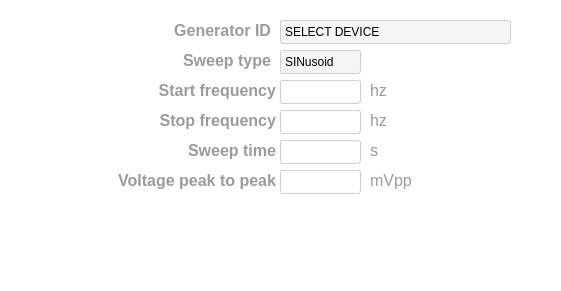
       <widget class="QWidget" name="widget_gen" native="true">
        <property name="geometry">
         <rect>
          <x>0</x>
          <y>170</y>
          <width>561</width>
          <height>291</height>
         </rect>
        </property>
        <property name="palette">
         <palette>
          <active>
           <colorrole role="WindowText">
            <brush brushstyle="SolidPattern">
             <color alpha="255">
              <red>0</red>
              <green>0</green>
              <blue>0</blue>
             </color>
            </brush>
           </colorrole>
           <colorrole role="Button">
            <brush brushstyle="SolidPattern">
             <color alpha="0">
              <red>255</red>
              <green>255</green>
              <blue>255</blue>
             </color>
            </brush>
           </colorrole>
           <colorrole role="Light">
            <brush brushstyle="SolidPattern">
             <color alpha="255">
              <red>255</red>
              <green>255</green>
              <blue>255</blue>
             </color>
            </brush>
           </colorrole>
           <colorrole role="Midlight">
            <brush brushstyle="SolidPattern">
             <color alpha="255">
              <red>255</red>
              <green>255</green>
              <blue>255</blue>
             </color>
            </brush>
           </colorrole>
           <colorrole role="Dark">
            <brush brushstyle="SolidPattern">
             <color alpha="255">
              <red>127</red>
              <green>127</green>
              <blue>127</blue>
             </color>
            </brush>
           </colorrole>
           <colorrole role="Mid">
            <brush brushstyle="SolidPattern">
             <color alpha="255">
              <red>170</red>
              <green>170</green>
              <blue>170</blue>
             </color>
            </brush>
           </colorrole>
           <colorrole role="Text">
            <brush brushstyle="SolidPattern">
             <color alpha="255">
              <red>0</red>
              <green>0</green>
              <blue>0</blue>
             </color>
            </brush>
           </colorrole>
           <colorrole role="BrightText">
            <brush brushstyle="SolidPattern">
             <color alpha="255">
              <red>255</red>
              <green>255</green>
              <blue>255</blue>
             </color>
            </brush>
           </colorrole>
           <colorrole role="ButtonText">
            <brush brushstyle="SolidPattern">
             <color alpha="255">
              <red>0</red>
              <green>0</green>
              <blue>0</blue>
             </color>
            </brush>
           </colorrole>
           <colorrole role="Base">
            <brush brushstyle="SolidPattern">
             <color alpha="0">
              <red>255</red>
              <green>255</green>
              <blue>255</blue>
             </color>
            </brush>
           </colorrole>
           <colorrole role="Window">
            <brush brushstyle="SolidPattern">
             <color alpha="0">
              <red>255</red>
              <green>255</green>
              <blue>255</blue>
             </color>
            </brush>
           </colorrole>
           <colorrole role="Shadow">
            <brush brushstyle="SolidPattern">
             <color alpha="255">
              <red>0</red>
              <green>0</green>
              <blue>0</blue>
             </color>
            </brush>
           </colorrole>
           <colorrole role="AlternateBase">
            <brush brushstyle="SolidPattern">
             <color alpha="255">
              <red>255</red>
              <green>255</green>
              <blue>255</blue>
             </color>
            </brush>
           </colorrole>
           <colorrole role="ToolTipBase">
            <brush brushstyle="SolidPattern">
             <color alpha="255">
              <red>255</red>
              <green>255</green>
              <blue>220</blue>
             </color>
            </brush>
           </colorrole>
           <colorrole role="ToolTipText">
            <brush brushstyle="SolidPattern">
             <color alpha="255">
              <red>0</red>
              <green>0</green>
              <blue>0</blue>
             </color>
            </brush>
           </colorrole>
           <colorrole role="PlaceholderText">
            <brush brushstyle="SolidPattern">
             <color alpha="127">
              <red>0</red>
              <green>0</green>
              <blue>0</blue>
             </color>
            </brush>
           </colorrole>
          </active>
          <inactive>
           <colorrole role="WindowText">
            <brush brushstyle="SolidPattern">
             <color alpha="255">
              <red>208</red>
              <green>208</green>
              <blue>208</blue>
             </color>
            </brush>
           </colorrole>
           <colorrole role="Button">
            <brush brushstyle="SolidPattern">
             <color alpha="0">
              <red>255</red>
              <green>255</green>
              <blue>255</blue>
             </color>
            </brush>
           </colorrole>
           <colorrole role="Light">
            <brush brushstyle="SolidPattern">
             <color alpha="255">
              <red>255</red>
              <green>255</green>
              <blue>255</blue>
             </color>
            </brush>
           </colorrole>
           <colorrole role="Midlight">
            <brush brushstyle="SolidPattern">
             <color alpha="255">
              <red>227</red>
              <green>227</green>
              <blue>227</blue>
             </color>
            </brush>
           </colorrole>
           <colorrole role="Dark">
            <brush brushstyle="SolidPattern">
             <color alpha="255">
              <red>64</red>
              <green>65</green>
              <blue>66</blue>
             </color>
            </brush>
           </colorrole>
           <colorrole role="Mid">
            <brush brushstyle="SolidPattern">
             <color alpha="255">
              <red>160</red>
              <green>160</green>
              <blue>160</blue>
             </color>
            </brush>
           </colorrole>
           <colorrole role="Text">
            <brush brushstyle="SolidPattern">
             <color alpha="255">
              <red>208</red>
              <green>208</green>
              <blue>208</blue>
             </color>
            </brush>
           </colorrole>
           <colorrole role="BrightText">
            <brush brushstyle="SolidPattern">
             <color alpha="255">
              <red>255</red>
              <green>51</green>
              <blue>51</blue>
             </color>
            </brush>
           </colorrole>
           <colorrole role="ButtonText">
            <brush brushstyle="SolidPattern">
             <color alpha="255">
              <red>208</red>
              <green>208</green>
              <blue>208</blue>
             </color>
            </brush>
           </colorrole>
           <colorrole role="Base">
            <brush brushstyle="SolidPattern">
             <color alpha="0">
              <red>255</red>
              <green>255</green>
              <blue>255</blue>
             </color>
            </brush>
           </colorrole>
           <colorrole role="Window">
            <brush brushstyle="SolidPattern">
             <color alpha="0">
              <red>255</red>
              <green>255</green>
              <blue>255</blue>
             </color>
            </brush>
           </colorrole>
           <colorrole role="Shadow">
            <brush brushstyle="SolidPattern">
             <color alpha="255">
              <red>105</red>
              <green>105</green>
              <blue>105</blue>
             </color>
            </brush>
           </colorrole>
           <colorrole role="AlternateBase">
            <brush brushstyle="SolidPattern">
             <color alpha="255">
              <red>53</red>
              <green>54</green>
              <blue>55</blue>
             </color>
            </brush>
           </colorrole>
           <colorrole role="ToolTipBase">
            <brush brushstyle="SolidPattern">
             <color alpha="255">
              <red>64</red>
              <green>65</green>
              <blue>66</blue>
             </color>
            </brush>
           </colorrole>
           <colorrole role="ToolTipText">
            <brush brushstyle="SolidPattern">
             <color alpha="255">
              <red>208</red>
              <green>208</green>
              <blue>208</blue>
             </color>
            </brush>
           </colorrole>
           <colorrole role="PlaceholderText">
            <brush brushstyle="SolidPattern">
             <color alpha="255">
              <red>127</red>
              <green>127</green>
              <blue>128</blue>
             </color>
            </brush>
           </colorrole>
          </inactive>
          <disabled>
           <colorrole role="WindowText">
            <brush brushstyle="SolidPattern">
             <color alpha="255">
              <red>127</red>
              <green>127</green>
              <blue>127</blue>
             </color>
            </brush>
           </colorrole>
           <colorrole role="Button">
            <brush brushstyle="SolidPattern">
             <color alpha="0">
              <red>255</red>
              <green>255</green>
              <blue>255</blue>
             </color>
            </brush>
           </colorrole>
           <colorrole role="Light">
            <brush brushstyle="SolidPattern">
             <color alpha="255">
              <red>255</red>
              <green>255</green>
              <blue>255</blue>
             </color>
            </brush>
           </colorrole>
           <colorrole role="Midlight">
            <brush brushstyle="SolidPattern">
             <color alpha="255">
              <red>255</red>
              <green>255</green>
              <blue>255</blue>
             </color>
            </brush>
           </colorrole>
           <colorrole role="Dark">
            <brush brushstyle="SolidPattern">
             <color alpha="255">
              <red>127</red>
              <green>127</green>
              <blue>127</blue>
             </color>
            </brush>
           </colorrole>
           <colorrole role="Mid">
            <brush brushstyle="SolidPattern">
             <color alpha="255">
              <red>170</red>
              <green>170</green>
              <blue>170</blue>
             </color>
            </brush>
           </colorrole>
           <colorrole role="Text">
            <brush brushstyle="SolidPattern">
             <color alpha="255">
              <red>127</red>
              <green>127</green>
              <blue>127</blue>
             </color>
            </brush>
           </colorrole>
           <colorrole role="BrightText">
            <brush brushstyle="SolidPattern">
             <color alpha="255">
              <red>255</red>
              <green>255</green>
              <blue>255</blue>
             </color>
            </brush>
           </colorrole>
           <colorrole role="ButtonText">
            <brush brushstyle="SolidPattern">
             <color alpha="255">
              <red>127</red>
              <green>127</green>
              <blue>127</blue>
             </color>
            </brush>
           </colorrole>
           <colorrole role="Base">
            <brush brushstyle="SolidPattern">
             <color alpha="0">
              <red>255</red>
              <green>255</green>
              <blue>255</blue>
             </color>
            </brush>
           </colorrole>
           <colorrole role="Window">
            <brush brushstyle="SolidPattern">
             <color alpha="0">
              <red>255</red>
              <green>255</green>
              <blue>255</blue>
             </color>
            </brush>
           </colorrole>
           <colorrole role="Shadow">
            <brush brushstyle="SolidPattern">
             <color alpha="255">
              <red>0</red>
              <green>0</green>
              <blue>0</blue>
             </color>
            </brush>
           </colorrole>
           <colorrole role="AlternateBase">
            <brush brushstyle="SolidPattern">
             <color alpha="255">
              <red>53</red>
              <green>54</green>
              <blue>55</blue>
             </color>
            </brush>
           </colorrole>
           <colorrole role="ToolTipBase">
            <brush brushstyle="SolidPattern">
             <color alpha="255">
              <red>64</red>
              <green>65</green>
              <blue>66</blue>
             </color>
            </brush>
           </colorrole>
           <colorrole role="ToolTipText">
            <brush brushstyle="SolidPattern">
             <color alpha="255">
              <red>208</red>
              <green>208</green>
              <blue>208</blue>
             </color>
            </brush>
           </colorrole>
           <colorrole role="PlaceholderText">
            <brush brushstyle="SolidPattern">
             <color alpha="255">
              <red>127</red>
              <green>127</green>
              <blue>128</blue>
             </color>
            </brush>
           </colorrole>
          </disabled>
         </palette>
        </property>
        <property name="styleSheet">
         <string notr="true">background-color: rgba(255, 255, 255,0);</string>
        </property>
        <widget class="QLabel" name="settings_gen_id_label">
         <property name="geometry">
          <rect>
           <x>0</x>
           <y>20</y>
           <width>271</width>
           <height>21</height>
          </rect>
         </property>
         <property name="font">
          <font>
           <pointsize>12</pointsize>
           <bold>true</bold>
          </font>
         </property>
         <property name="layoutDirection">
          <enum>Qt::LeftToRight</enum>
         </property>
         <property name="styleSheet">
          <string notr="true">color: rgb(155, 155, 155);
background-color: rgba(255, 255, 255, 0);</string>
         </property>
         <property name="text">
          <string>Generator ID</string>
         </property>
         <property name="alignment">
          <set>Qt::AlignRight|Qt::AlignTrailing|Qt::AlignVCenter</set>
         </property>
        </widget>
        <widget class="QLabel" name="settings_gen_sweep_type_label">
         <property name="geometry">
          <rect>
           <x>10</x>
           <y>50</y>
           <width>261</width>
           <height>21</height>
          </rect>
         </property>
         <property name="font">
          <font>
           <pointsize>12</pointsize>
           <bold>true</bold>
          </font>
         </property>
         <property name="layoutDirection">
          <enum>Qt::LeftToRight</enum>
         </property>
         <property name="styleSheet">
          <string notr="true">color: rgb(155, 155, 155);
background-color: rgba(255, 255, 255, 0);</string>
         </property>
         <property name="text">
          <string>Sweep type</string>
         </property>
         <property name="alignment">
          <set>Qt::AlignRight|Qt::AlignTrailing|Qt::AlignVCenter</set>
         </property>
        </widget>
        <widget class="QLabel" name="settings_gen_sweep_freq_start_label">
         <property name="geometry">
          <rect>
           <x>5</x>
           <y>80</y>
           <width>271</width>
           <height>21</height>
          </rect>
         </property>
         <property name="font">
          <font>
           <pointsize>12</pointsize>
           <bold>true</bold>
          </font>
         </property>
         <property name="layoutDirection">
          <enum>Qt::LeftToRight</enum>
         </property>
         <property name="styleSheet">
          <string notr="true">color: rgb(155, 155, 155);
background-color: rgba(255, 255, 255, 0);</string>
         </property>
         <property name="text">
          <string>Start frequency</string>
         </property>
         <property name="alignment">
          <set>Qt::AlignRight|Qt::AlignTrailing|Qt::AlignVCenter</set>
         </property>
        </widget>
        <widget class="QLineEdit" name="gen_start_freq_line">
         <property name="enabled">
          <bool>false</bool>
         </property>
         <property name="geometry">
          <rect>
           <x>280</x>
           <y>80</y>
           <width>81</width>
           <height>24</height>
          </rect>
         </property>
         <property name="styleSheet">
          <string notr="true">QLineEdit{
border: 1px solid gray;
border-color:rgb(208,208,208);
border-radius: 3px;
background-color: rgb(255, 255, 255);
color: rgb(0, 0, 0);
}
QLineEdit::Disabled{
color: rgb(208,208,208);
}

</string>
         </property>
         <property name="text">
          <string/>
         </property>
         <property name="alignment">
          <set>Qt::AlignRight|Qt::AlignTrailing|Qt::AlignVCenter</set>
         </property>
        </widget>
        <widget class="QLabel" name="settings_gen_sweep_freq_stop_label">
         <property name="geometry">
          <rect>
           <x>5</x>
           <y>110</y>
           <width>271</width>
           <height>21</height>
          </rect>
         </property>
         <property name="font">
          <font>
           <pointsize>12</pointsize>
           <bold>true</bold>
          </font>
         </property>
         <property name="layoutDirection">
          <enum>Qt::LeftToRight</enum>
         </property>
         <property name="styleSheet">
          <string notr="true">color: rgb(155, 155, 155);
background-color: rgba(255, 255, 255, 0);</string>
         </property>
         <property name="text">
          <string>Stop frequency</string>
         </property>
         <property name="alignment">
          <set>Qt::AlignRight|Qt::AlignTrailing|Qt::AlignVCenter</set>
         </property>
        </widget>
        <widget class="QLineEdit" name="gen_stop_freq_line">
         <property name="enabled">
          <bool>false</bool>
         </property>
         <property name="geometry">
          <rect>
           <x>280</x>
           <y>110</y>
           <width>81</width>
           <height>24</height>
          </rect>
         </property>
         <property name="styleSheet">
          <string notr="true">QLineEdit{
border: 1px solid gray;
border-color:rgb(208,208,208);
border-radius: 3px;
background-color: rgb(255, 255, 255);
color: rgb(0, 0, 0);
}
QLineEdit::Disabled{
color: rgb(208,208,208);
}

</string>
         </property>
         <property name="text">
          <string/>
         </property>
         <property name="alignment">
          <set>Qt::AlignRight|Qt::AlignTrailing|Qt::AlignVCenter</set>
         </property>
        </widget>
        <widget class="QLineEdit" name="gen_sweep_time_line">
         <property name="enabled">
          <bool>false</bool>
         </property>
         <property name="geometry">
          <rect>
           <x>280</x>
           <y>140</y>
           <width>81</width>
           <height>24</height>
          </rect>
         </property>
         <property name="styleSheet">
          <string notr="true">QLineEdit{
border: 1px solid gray;
border-color:rgb(208,208,208);
border-radius: 3px;
background-color: rgb(255, 255, 255);
color: rgb(0, 0, 0);
}
QLineEdit::Disabled{
color: rgb(208,208,208);
}

</string>
         </property>
         <property name="text">
          <string/>
         </property>
         <property name="alignment">
          <set>Qt::AlignRight|Qt::AlignTrailing|Qt::AlignVCenter</set>
         </property>
        </widget>
        <widget class="QLabel" name="settings_gen_sweep_time_label">
         <property name="geometry">
          <rect>
           <x>15</x>
           <y>140</y>
           <width>261</width>
           <height>21</height>
          </rect>
         </property>
         <property name="font">
          <font>
           <pointsize>12</pointsize>
           <bold>true</bold>
          </font>
         </property>
         <property name="layoutDirection">
          <enum>Qt::LeftToRight</enum>
         </property>
         <property name="styleSheet">
          <string notr="true">color: rgb(155, 155, 155);
background-color: rgba(255, 255, 255, 0);</string>
         </property>
         <property name="text">
          <string>Sweep time</string>
         </property>
         <property name="alignment">
          <set>Qt::AlignRight|Qt::AlignTrailing|Qt::AlignVCenter</set>
         </property>
        </widget>
        <widget class="QComboBox" name="gen_sweep_type_combobox">
         <property name="enabled">
          <bool>false</bool>
         </property>
         <property name="geometry">
          <rect>
           <x>280</x>
           <y>50</y>
           <width>81</width>
           <height>24</height>
          </rect>
         </property>
         <property name="styleSheet">
          <string notr="true">QComboBox{
border: 1px solid gray;
border-color:rgb(208,208,208);
border-radius: 3px;
background-color: rgb(245, 245, 245);
color: rgb(0, 0, 0);
}
QComboBox:hover {
	background-color: rgba(150, 190, 13, 100);
}
    QComboBox::down-arrow {
        image: none;
    }
    QComboBox::drop-down {
        border: 0;
        width: 0px;
    }
    QComboBox QAbstractItemView::item:selected {
        color: white;
        background-color: rgba(150, 190, 13, 100);
    }
    QComboBox QAbstractItemView::item:hover {
        color: white;
        background-color: rgba(150, 190, 13, 100);
    }
</string>
         </property>
         <item>
          <property name="text">
           <string>SINusoid</string>
          </property>
         </item>
         <item>
          <property name="text">
           <string>SQUare</string>
          </property>
         </item>
         <item>
          <property name="text">
           <string>TRIangle</string>
          </property>
         </item>
         <item>
          <property name="text">
           <string>RAMP</string>
          </property>
         </item>
         <item>
          <property name="text">
           <string>PULSe</string>
          </property>
         </item>
        </widget>
        <widget class="QLabel" name="settings_gen_vpp_label">
         <property name="geometry">
          <rect>
           <x>15</x>
           <y>170</y>
           <width>261</width>
           <height>21</height>
          </rect>
         </property>
         <property name="font">
          <font>
           <pointsize>12</pointsize>
           <bold>true</bold>
          </font>
         </property>
         <property name="layoutDirection">
          <enum>Qt::LeftToRight</enum>
         </property>
         <property name="styleSheet">
          <string notr="true">color: rgb(155, 155, 155);
background-color: rgba(255, 255, 255, 0);</string>
         </property>
         <property name="text">
          <string>Voltage peak to peak</string>
         </property>
         <property name="alignment">
          <set>Qt::AlignRight|Qt::AlignTrailing|Qt::AlignVCenter</set>
         </property>
        </widget>
        <widget class="QLineEdit" name="gen_vpp_line">
         <property name="enabled">
          <bool>false</bool>
         </property>
         <property name="geometry">
          <rect>
           <x>280</x>
           <y>170</y>
           <width>81</width>
           <height>24</height>
          </rect>
         </property>
         <property name="styleSheet">
          <string notr="true">QLineEdit{
border: 1px solid gray;
border-color:rgb(208,208,208);
border-radius: 3px;
background-color: rgb(255, 255, 255);
color: rgb(0, 0, 0);
}
QLineEdit::Disabled{
color: rgb(208,208,208);
}

</string>
         </property>
         <property name="text">
          <string/>
         </property>
         <property name="alignment">
          <set>Qt::AlignRight|Qt::AlignTrailing|Qt::AlignVCenter</set>
         </property>
        </widget>
        <widget class="QLabel" name="settings_hz_label">
         <property name="geometry">
          <rect>
           <x>370</x>
           <y>80</y>
           <width>61</width>
           <height>21</height>
          </rect>
         </property>
         <property name="font">
          <font>
           <pointsize>12</pointsize>
          </font>
         </property>
         <property name="styleSheet">
          <string notr="true">color: rgb(155, 155, 155);
background-color: rgba(255, 255, 255, 0);</string>
         </property>
         <property name="text">
          <string>hz</string>
         </property>
        </widget>
        <widget class="QLabel" name="settings_hz2_label_2">
         <property name="geometry">
          <rect>
           <x>370</x>
           <y>110</y>
           <width>61</width>
           <height>21</height>
          </rect>
         </property>
         <property name="font">
          <font>
           <pointsize>12</pointsize>
          </font>
         </property>
         <property name="styleSheet">
          <string notr="true">color: rgb(155, 155, 155);
background-color: rgba(255, 255, 255, 0);</string>
         </property>
         <property name="text">
          <string>hz</string>
         </property>
        </widget>
        <widget class="QLabel" name="settings_s_label">
         <property name="geometry">
          <rect>
           <x>370</x>
           <y>140</y>
           <width>61</width>
           <height>21</height>
          </rect>
         </property>
         <property name="font">
          <font>
           <pointsize>12</pointsize>
          </font>
         </property>
         <property name="styleSheet">
          <string notr="true">color: rgb(155, 155, 155);
background-color: rgba(255, 255, 255, 0);</string>
         </property>
         <property name="text">
          <string>s</string>
         </property>
        </widget>
        <widget class="QLabel" name="settings_mvpp_label">
         <property name="geometry">
          <rect>
           <x>370</x>
           <y>170</y>
           <width>61</width>
           <height>21</height>
          </rect>
         </property>
         <property name="font">
          <font>
           <pointsize>12</pointsize>
          </font>
         </property>
         <property name="styleSheet">
          <string notr="true">color: rgb(155, 155, 155);
background-color: rgba(255, 255, 255, 0);</string>
         </property>
         <property name="text">
          <string>mVpp</string>
         </property>
        </widget>
        <widget class="QComboBox" name="gen_id_combobox">
         <property name="geometry">
          <rect>
           <x>280</x>
           <y>20</y>
           <width>231</width>
           <height>24</height>
          </rect>
         </property>
         <property name="styleSheet">
          <string notr="true">QComboBox{
border: 1px solid gray;
border-color:rgb(208,208,208);
border-radius: 3px;
background-color: rgb(245, 245, 245);
color: rgb(0, 0, 0);
}
QComboBox:hover {
	background-color: rgba(150, 190, 13, 100);
}
    QComboBox::down-arrow {
        image: none;
    }
    QComboBox::drop-down {
        border: 0;
        width: 0px;
    }
    QComboBox QAbstractItemView::item:selected {
        color: white;
        background-color: rgba(150, 190, 13, 100);
    }
    QComboBox QAbstractItemView::item:hover {
        color: white;
        background-color: rgba(150, 190, 13, 100);
    }
</string>
         </property>
         <item>
          <property name="text">
           <string>SELECT DEVICE</string>
          </property>
         </item>
        </widget>
       </widget>
